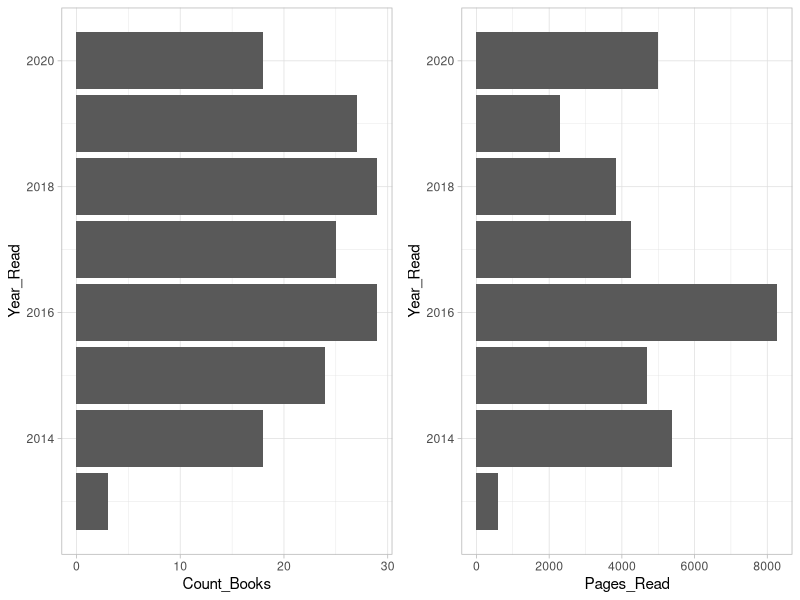
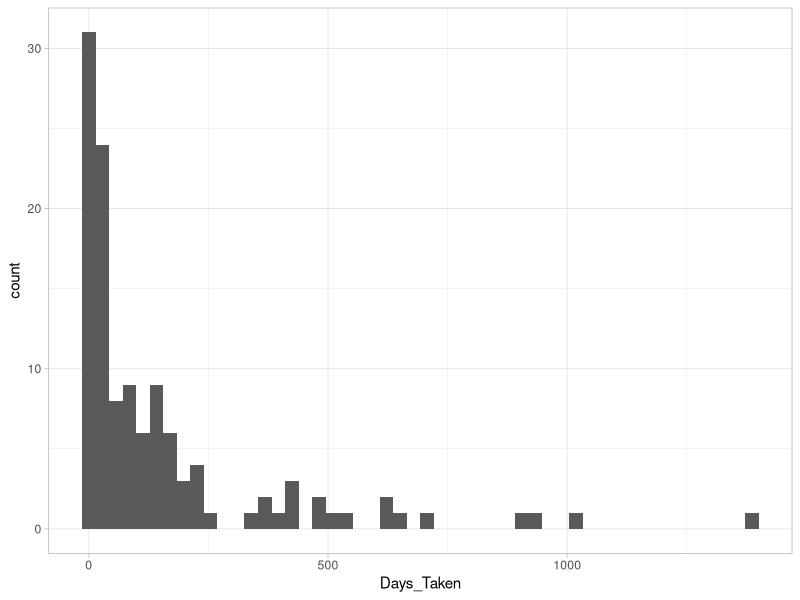
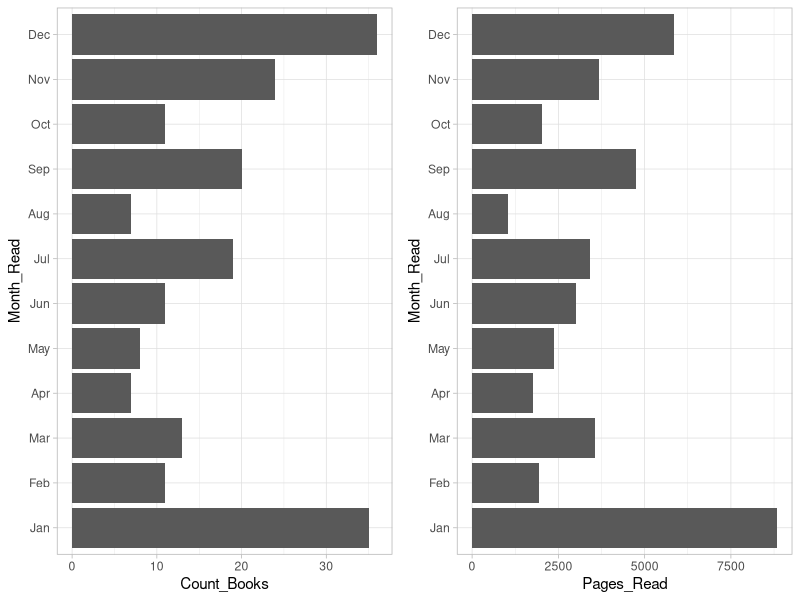
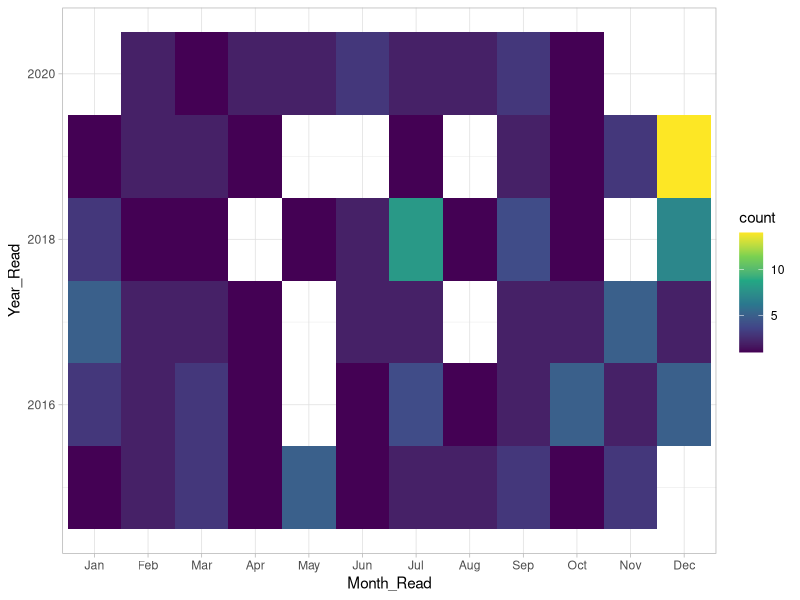
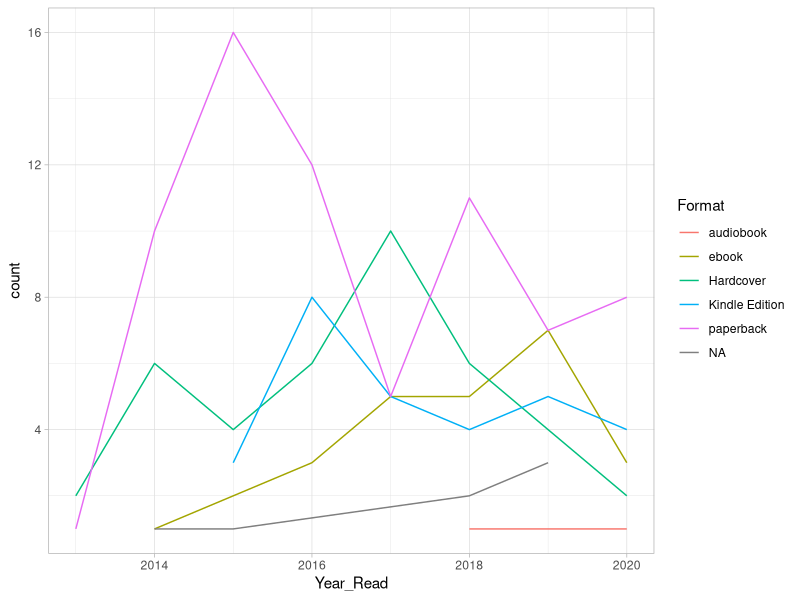
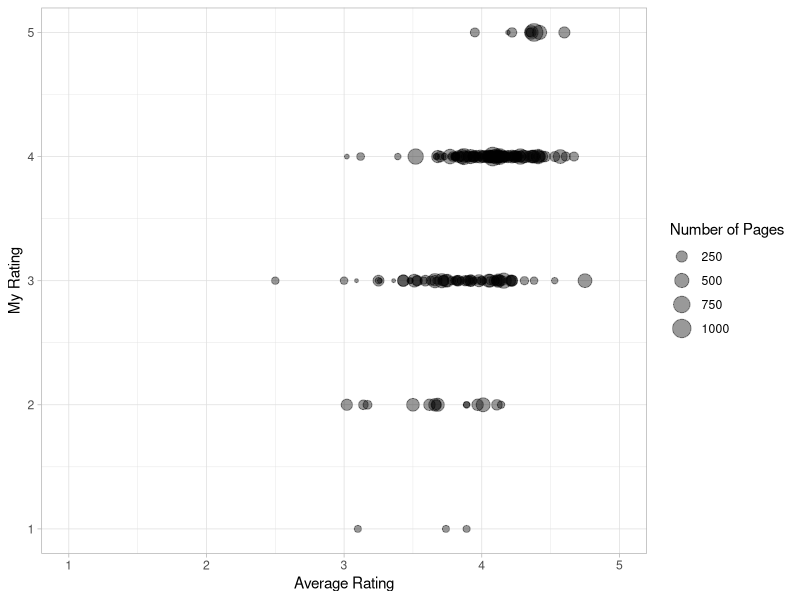
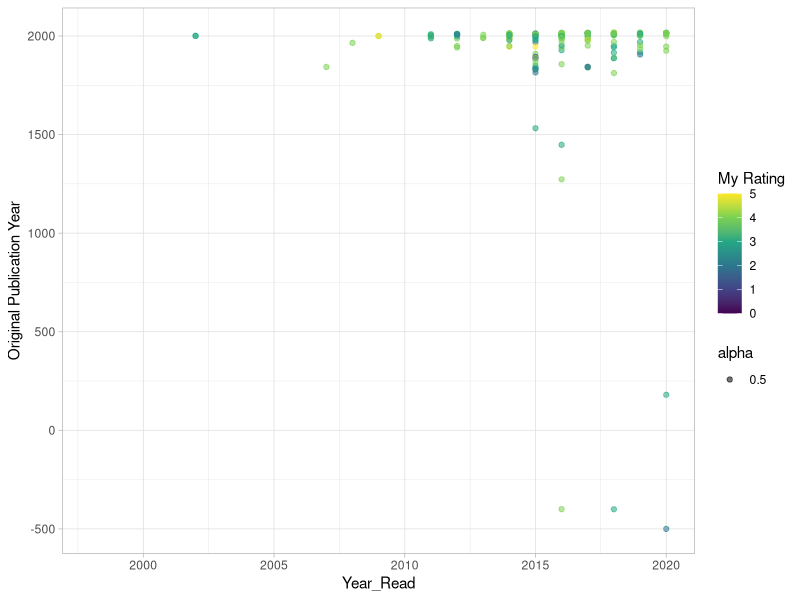

The R script that drew these images, in order:
## ---- chunk 1
## Global defaults for rendering the markdown
knitr::opts_chunk$set(message = FALSE, warning = FALSE)
## ---- chunk 2
library(tidyverse)
library(magrittr)
library(lubridate)
theme_set(theme_light())
## ---- chunk 3
gr_books <- read_csv("goodreads_library_export.csv")
glimpse(gr_books)
## ---- chunk 4
books <- gr_books %>%
  select(Title, Author, `My Rating`, `Average Rating`, Binding, 
         `Number of Pages`, `Year Published`, `Original Publication Year`, 
         `Date Read`, `Date Added`, `Exclusive Shelf`, `My Review`)

glimpse(books)
## ---- chunk 5
books %<>%
  mutate(Year_Read = year(`Date Read`),
         Month_Read = month(`Date Read`, label = TRUE),
         Days_Taken = if_else(`Date Read` > `Date Added`,
                              interval(`Date Added`, `Date Read`) %/% days(1), 
                              NA_real_)
         )

sample_n(books, 5)
## ---- chunk 6
books %>%
  group_by(`Exclusive Shelf`) %>%
  summarise(count = n())
## ---- chunk 7
yearly_stats <- books %>%
  group_by(Year_Read) %>%
  summarise(Count_Books = n(),
            Pages_Read = sum(`Number of Pages`, na.rm = TRUE)) %>%
  filter(Year_Read > 2012) 

pages_plot <- yearly_stats %>%
  ggplot(aes(x=Year_Read)) +
  geom_col(aes(y=Pages_Read)) +
  coord_flip()

count_plot <- yearly_stats %>%
  ggplot(aes(x=Year_Read)) +
  geom_col(aes(y=Count_Books)) + 
  coord_flip()

library(cowplot) ## To print 2 plots side by side
plot_grid(count_plot, pages_plot)
## ---- chunk 8
books %>%
  filter(!is.na(Days_Taken)) %>%
  ggplot(aes(Days_Taken)) +
  geom_histogram(bins=50)
## ---- chunk 9
count_month <- books %>%
  filter(!is.na(Month_Read)) %>% ## Remove books that aren't read yet
  group_by(Month_Read) %>%
  summarise(Count_Books = n()) %>%
  ungroup() %>%
  ggplot() +
  geom_col(aes(x = Month_Read, y = Count_Books, group = Month_Read)) +
  coord_flip()

pages_month <- books %>%
  filter(!is.na(Month_Read)) %>% ## Remove books that aren't read yet
  group_by(Month_Read) %>%
  summarise(Pages_Read = sum(`Number of Pages`, na.rm = TRUE)) %>%
  ungroup() %>%
  ggplot() +
  geom_col(aes(x = Month_Read, y = Pages_Read, group = Month_Read)) +
  coord_flip()

plot_grid(count_month, pages_month)
## ---- chunk 10
books %>%
  filter(!is.na(Month_Read)) %>% ## Remove books that aren't read yet
  filter(Year_Read > 2014) %>%
  group_by(Year_Read, Month_Read) %>%
  summarise(count = n()) %>%
  ungroup() %>%
  ggplot() +
  geom_tile(aes(x = Month_Read, y = Year_Read, fill = count)) +
  scale_fill_viridis_c()
## ---- chunk 11
books %<>%
  mutate(Format = case_when(
    Binding %in% c("Audible Audio", "Audiobook") ~ "audiobook", 
    Binding %in% c("ebook", "Part-In-Omnibus") ~ "ebook",
    Binding %in% c("Mass Market Paperback", "Paperback", "issue") ~ "paperback",
    TRUE ~ Binding
  ))

books %>%
  filter(!is.na(Year_Read)) %>% ## Remove books that aren't read yet
  filter(Year_Read > 2012) %>%
  group_by(Year_Read, Format) %>%
  summarise(count = n()) %>%
  ungroup() %>%
  ggplot() +
  geom_line(aes(x = Year_Read, y = count, group = Format, colour = Format))
## ---- chunk 12
books %>%
  filter(`Exclusive Shelf` == "read") %>%
  ggplot() +
  geom_point(aes(x=`Average Rating`, y=`My Rating`,
                 size = `Number of Pages`), alpha = 0.4) +
  xlim(1, 5) +
  ylim(1, 5)
## ---- chunk 13
books %>%
  ggplot() +
  geom_point(aes(x=Year_Read, y=`Original Publication Year`, 
                 colour = `My Rating`, alpha = 0.5)) +
  scale_color_viridis_c()
